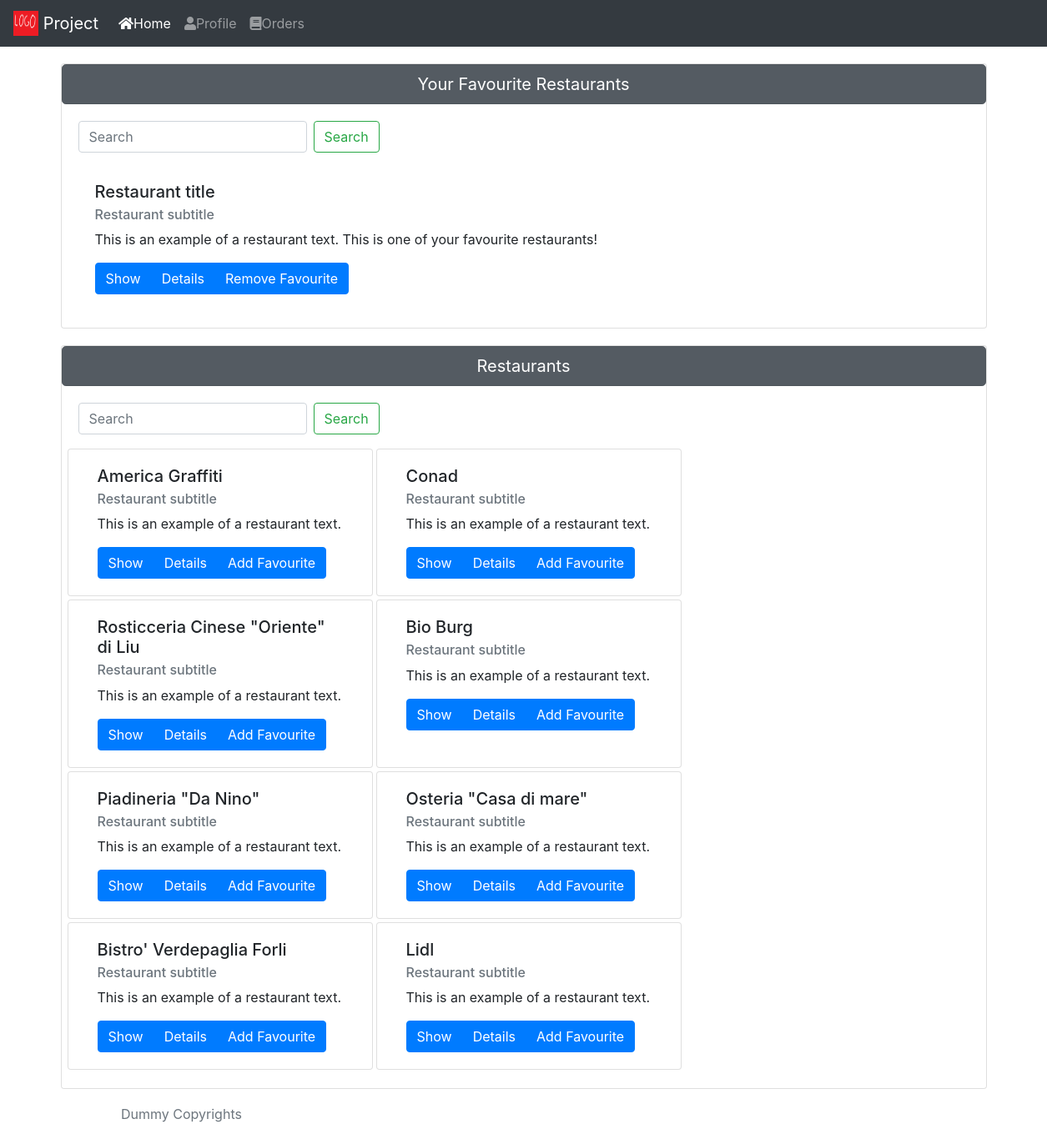
The page /home_clients.php on the database its author committed.
### tables this page shows
CREATE TABLE `provider` (
  `provider_id` int(11) NOT NULL AUTO_INCREMENT,
  `provider_name` varchar(90) NOT NULL,
  `provider_address` varchar(90) NOT NULL,
  `provider_email` varchar(45) NOT NULL,
  `provider_password` varchar(45) NOT NULL,
  `type_id` int(11) NOT NULL,
  PRIMARY KEY (`provider_id`),
  KEY `type_id_idx` (`type_id`),
  CONSTRAINT `type_id` FOREIGN KEY (`type_id`) REFERENCES `type` (`type_id`) ON DELETE NO ACTION ON UPDATE NO ACTION
);

### home_clients.php (the view, shortened to what this page needs)
<!DOCTYPE html>
<html lang="en">
<head>
  <link rel="stylesheet" href="https://stackpath.bootstrapcdn.com/bootstrap/4.3.1/css/bootstrap.min.css" />
  <link rel="stylesheet" href="https://use.fontawesome.com/releases/v5.8.1/css/all.css">
  <link rel="stylesheet" href="styles/style.css" />
</head>
<body>
  <nav class="navbar navbar-expand-lg navbar-dark bg-dark sticky-top">
    <a class="navbar-brand" href="#">
      <img src="res/logo.png" width="30" height="30" class="d-inline-block align-top" alt="">
      Project
    </a>
    <div class="collapse navbar-collapse" id="navbarText">
      <ul class="navbar-nav mr-auto">
        <li class="nav-item active">
          <a class="nav-link" href="home_clients.html"><i class="fas fa-home"></i>Home<span class="sr-only">(current)</span></a>
        </li>
        <li class="nav-item">
          <a class="nav-link" href="profile_clients.html"><i class="fas fa-user"></i>Profile</a>
        </li>
        <li class="nav-item">
          <a class="nav-link" href="orders_clients.html"><i class="fas fa-book"></i>Orders</a>
        </li>
      </ul>
    </div>
  </nav>
  <div class="container">
    <div class="card main-card">
      <h1 class="mb-0 form-group form-inline">
        <button class="btn btn-secondary btn-lg btn-block active" data-toggle="collapse" data-target="#collapseFavouriteRestaurants" aria-expanded="true" aria-controls="collapseFavouriteRestaurants">
          Your Favourite Restaurants
        </button>
      </h1>
      <div id="collapseFavouriteRestaurants" class="collapse show" aria-labelledby="headingFavouriteRestaurants">
        <div class="card-body">
          <form class="form-inline card-searchbar">
            <input class="form-control mr-sm-2" type="search" placeholder="Search" aria-label="Search">
            <button class="btn btn-outline-success my-2 my-sm-0" type="submit">Search</button>
          </form>
             <div class="card-body">
               <h5 class="card-title">Restaurant title</h5>
               <h6 class="card-subtitle mb-2 text-muted">Restaurant subtitle</h6>
               <p class="card-text">This is an example of a restaurant text. This is one of your favourite restaurants!</p>
               <div class="btn-group btn-group-justified">
                 <a href="#" class="btn btn-primary inline">Show</a>
                 <a href="#" class="btn btn-primary inline">Details</a>
                 <a href="#" class="btn btn-primary inline">Remove Favourite</a>
               </div>
             </div>
        </div>
      </div>
    </div>
    <div class="card main-card">
      <h1 class="mb-0 form-group form-inline">
        <button class="btn btn-secondary btn-lg btn-block active" data-toggle="collapse" data-target="#collapsePreparedOrders" aria-expanded="true" aria-controls="collapsePreparedOrders">
          Restaurants
        </button>
      </h1>
      <div id="collapsePreparedOrders" class="collapse show" aria-labelledby="headingRestaurants">
        <div class="card-body">
          <form class="form-inline card-searchbar">
            <input class="form-control mr-sm-2" type="search" placeholder="Search" aria-label="Search">
            <button class="btn btn-outline-success my-2 my-sm-0" type="submit">Search</button>
          </form>
          <div class="row">
            <?php
              $servername = "localhost";
              $username = "root";
              $password="";
              $db = "uni_web_prod";
              $conn = new mysqli($servername, $username,$password,$db);
              if ($result = $conn->query("SELECT * FROM provider")) {
                while ($row = $result->fetch_assoc()) {
                  ?>
                  <div class="card col-sm-4" style="width: 18rem; margin: 2px">
                    <div class="card-body">
                      <h5 class="card-title"><?php echo $row['provider_name'] ?></h5>
                      <h6 class="card-subtitle mb-2 text-muted">Restaurant subtitle</h6>
                      <p class="card-text">This is an example of a restaurant text.</p>
                      <div class="btn-group btn-group-justified">
                        <a href="#" class="btn btn-primary inline">Show</a>
                        <a href="#" class="btn btn-primary inline">Details</a>
                        <a href="#" class="btn btn-primary inline">Add Favourite</a>
                      </div>
                    </div>
                  </div>
                  <?php
                }
              } else {
                echo "Query failed";
              }
             ?>
          </div>
        </div>
      </div>
    </div>
    <footer class="footer">
      <div class="container">
        <p class="text-muted">Dummy Copyrights</p>
      </div>
    </footer>
</body>
</html>

### styles/style.css (style rules this page uses)
.main-card { margin-top: 20px; }
.card-searchbar { margin-bottom: 15px; }
html { position: relative; min-height: 100%; }
body { margin-bottom: 60px; }
.footer { position: absolute; bottom: 0; width: 100%; height: 60px; line-height: 60px; }

### rows shown on the page
provider: provider_name "America Graffiti"
provider: provider_name "Conad"
provider: provider_name "Rosticceria Cinese \"Oriente\" di Liu"
provider: provider_name "Bio Burg"
provider: provider_name "Piadineria \"Da Nino\""
provider: provider_name "Osteria \"Casa di mare\""
provider: provider_name "Bistro' Verdepaglia Forli"
provider: provider_name "Lidl"
